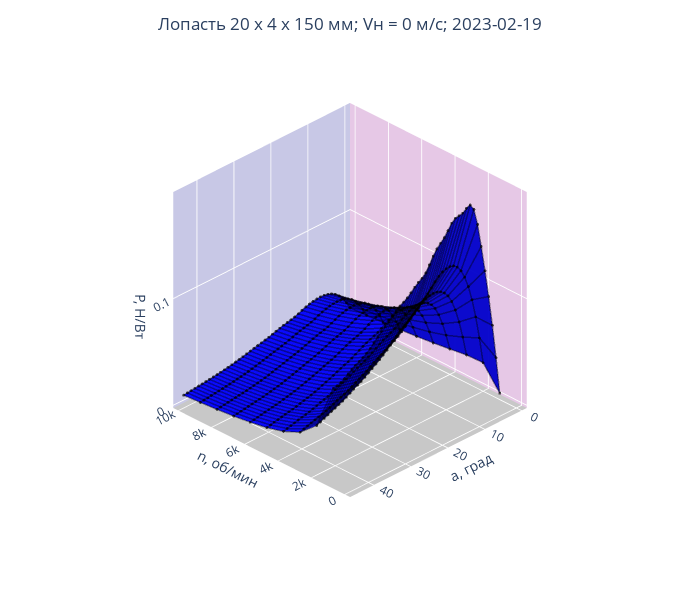

The code cell stored with this chart in its notebook:
### Code cell
plot(p_m, p, 'P, Н/Вт', [[0,'rgb(0, 0, 255)'], [1,  'rgb(0, 0, 255)']])
